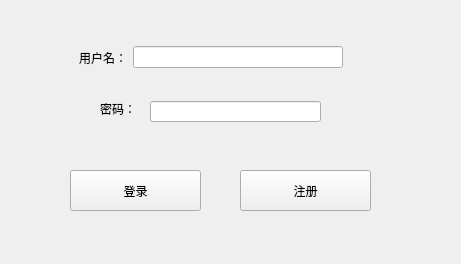
<?xml version="1.0" encoding="UTF-8"?>
<ui version="4.0">
 <class>login</class>
 <widget class="QWidget" name="login">
  <property name="geometry">
   <rect>
    <x>0</x>
    <y>0</y>
    <width>461</width>
    <height>264</height>
   </rect>
  </property>
  <property name="windowTitle">
   <string>登录</string>
  </property>
  <widget class="QPushButton" name="pB_login">
   <property name="geometry">
    <rect>
     <x>70</x>
     <y>170</y>
     <width>131</width>
     <height>41</height>
    </rect>
   </property>
   <property name="text">
    <string>登录</string>
   </property>
  </widget>
  <widget class="QPushButton" name="pB_zhuce">
   <property name="geometry">
    <rect>
     <x>240</x>
     <y>170</y>
     <width>131</width>
     <height>41</height>
    </rect>
   </property>
   <property name="text">
    <string>注册</string>
   </property>
  </widget>
  <widget class="QWidget" name="widget_3" native="true">
   <property name="geometry">
    <rect>
     <x>70</x>
     <y>30</y>
     <width>282</width>
     <height>115</height>
    </rect>
   </property>
   <layout class="QVBoxLayout" name="verticalLayout">
    <item>
     <widget class="QWidget" name="widget" native="true">
      <layout class="QHBoxLayout" name="horizontalLayout">
       <item>
        <widget class="QLabel" name="label">
         <property name="text">
          <string>用户名：</string>
         </property>
        </widget>
       </item>
       <item>
        <widget class="QLineEdit" name="lE_user"/>
       </item>
      </layout>
     </widget>
    </item>
    <item>
     <widget class="QWidget" name="widget_2" native="true">
      <widget class="QLineEdit" name="lE_pas">
       <property name="geometry">
        <rect>
         <x>80</x>
         <y>10</y>
         <width>171</width>
         <height>21</height>
        </rect>
       </property>
       <property name="layoutDirection">
        <enum>Qt::LeftToRight</enum>
       </property>
       <property name="echoMode">
        <enum>QLineEdit::Password</enum>
       </property>
      </widget>
      <widget class="QLabel" name="label_2">
       <property name="geometry">
        <rect>
         <x>30</x>
         <y>10</y>
         <width>45</width>
         <height>16</height>
        </rect>
       </property>
       <property name="text">
        <string>密码：</string>
       </property>
      </widget>
     </widget>
    </item>
   </layout>
  </widget>
 </widget>
 <resources/>
 <connections/>
</ui>
